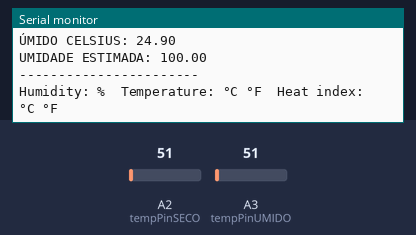
Bench run of a sketch on a simulated Arduino Uno, built with avr-gcc and run on an emulated ATmega328P. On the bench: the last lines printed to the serial monitor. Inputs (shaded band) come from the test bench; at power-on: A2 (tempPinSECO) = 51, A3 (tempPinUMIDO) = 51.

Above: at 7.9 s.
8.0 s: A2 (tempPinSECO) set to 97
At 8.8 s:
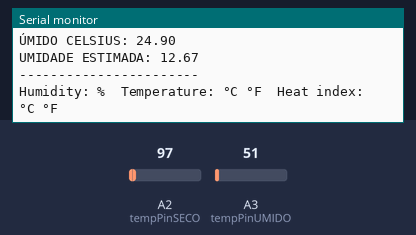
11.1 s: A2 (tempPinSECO) set to 110
At 13.5 s:
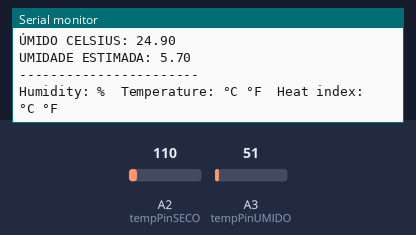
Timing chart, 0 to 15.0 s (numbered marks = the images above; inputs shaded):
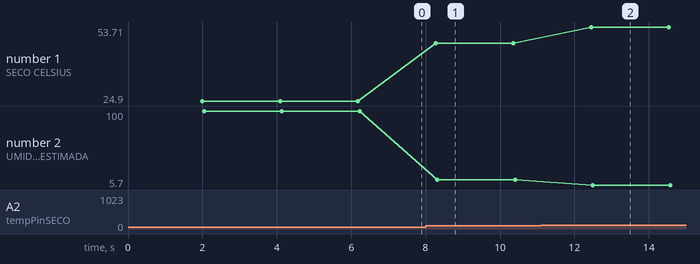

The sketch:

minicurso.ino
```cpp
////#include <DHT.h>
////#include <DHT_U.h>

float tempDRY;
float tempHUM;
float Press;
float U;

int tempPinSECO = 2;
int tempPinUMIDO = 3;


////#define DHTPIN 7     // Digital pin connected to the DHT sensor

// Uncomment whatever type you're using!
////#define DHTTYPE DHT22   // DHT 22  (AM2302), AM2321

// Initialize DHT sensor.
// Note that older versions of this library took an optional third parameter to
// tweak the timings for faster processors.  This parameter is no longer needed
// as the current DHT reading algorithm adjusts itself to work on faster procs.
////DHT dht(DHTPIN, DHTTYPE);

void setup() {
  Serial.begin(9600);
 //// Serial.println(F("DHT22 test!"));

 //// dht.begin();
}

void loop() {
  // Wait a few seconds between measurements.
  delay(2000);

  // LM35 - SECO
  tempDRY = analogRead(tempPinSECO);
  tempDRY = tempDRY * 0.48828125;
  Serial.print("SECO CELSIUS: ");
  Serial.println(tempDRY);

  // LM35 - ÚMIDO
  tempHUM = analogRead(tempPinUMIDO);
  tempHUM = tempHUM * 0.48828125;
  Serial.print("ÚMIDO CELSIUS: ");
  Serial.println(tempHUM);

  // UMIDADE ESTIMADA COM LM35
  Press = 935; //hPa

  U = 100*(exp(1.8096 + (17.2694*tempHUM/(237.3 + tempHUM))) - 7.866E-4*Press*(tempDRY - tempHUM)*(1+tempDRY/610));
  U = U/exp(1.8096 + (17.2694*tempDRY/(237.3+tempDRY)));
  Serial.print("UMIDADE ESTIMADA: ");
  Serial.println(U);
  Serial.println("-----------------------");

  // Reading temperature or humidity takes about 250 milliseconds!
  // Sensor readings may also be up to 2 seconds 'old' (its a very slow sensor)
  ////float h = dht.readHumidity();
  // Read temperature as Celsius (the default)
  ////float t = dht.readTemperature();
  // Read temperature as Fahrenheit (isFahrenheit = true)
  ////float f = dht.readTemperature(true);

  // Check if any reads failed and exit early (to try again).
  ////if (isnan(h) || isnan(t) || isnan(f)) {
  ////  Serial.println(F("Failed to read from DHT sensor!"));
  ////  return;
  ////}

  // Compute heat index in Fahrenheit (the default)
  ////float hif = dht.computeHeatIndex(f, h);
  // Compute heat index in Celsius (isFahreheit = false)
  ////float hic = dht.computeHeatIndex(t, h, false);

  Serial.print(F("Humidity: "));
////  Serial.print(h);
  Serial.print(F("%  Temperature: "));
////  Serial.print(t);
  Serial.print(F("°C "));
 //// Serial.print(f);
  Serial.print(F("°F  Heat index: "));
 //// Serial.print(hic);
  Serial.print(F("°C "));
 //// Serial.print(hif);
  Serial.println(F("°F"));
}
```

Measured:
- after the input at 8.0 s, the serial monitor: prints a new line after 0.27 s (image 1)
- after the input at 11.1 s, the serial monitor: prints a new line after 1.3 s (image 2)
- plotted number 1: 24.9 → 47.36 after the input at 8.0 s, 47.36 → 53.71 after the input at 11.1 s
- plotted number 2: 100 → 12.67 after the input at 8.0 s, 12.67 → 5.7 after the input at 11.1 s
